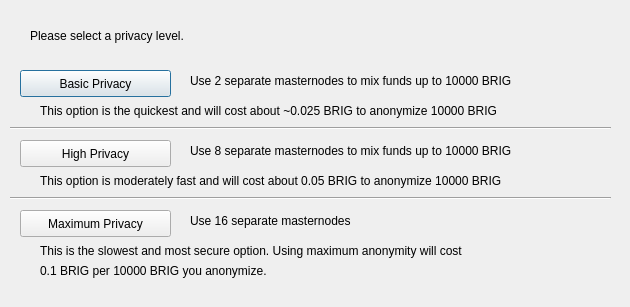
<?xml version="1.0" encoding="UTF-8"?>
<ui version="4.0">
 <class>DarksendConfig</class>
 <widget class="QDialog" name="DarksendConfig">
  <property name="geometry">
   <rect>
    <x>0</x>
    <y>0</y>
    <width>630</width>
    <height>307</height>
   </rect>
  </property>
  <property name="windowTitle">
   <string>Configure Darksend</string>
  </property>
  <widget class="QPushButton" name="buttonBasic">
   <property name="geometry">
    <rect>
     <x>20</x>
     <y>70</y>
     <width>151</width>
     <height>27</height>
    </rect>
   </property>
   <property name="text">
    <string>Basic Privacy</string>
   </property>
  </widget>
  <widget class="QPushButton" name="buttonHigh">
   <property name="geometry">
    <rect>
     <x>20</x>
     <y>140</y>
     <width>151</width>
     <height>27</height>
    </rect>
   </property>
   <property name="text">
    <string>High Privacy</string>
   </property>
  </widget>
  <widget class="QPushButton" name="buttonMax">
   <property name="geometry">
    <rect>
     <x>20</x>
     <y>210</y>
     <width>151</width>
     <height>27</height>
    </rect>
   </property>
   <property name="text">
    <string>Maximum Privacy</string>
   </property>
  </widget>
  <widget class="QLabel" name="label">
   <property name="geometry">
    <rect>
     <x>30</x>
     <y>20</y>
     <width>571</width>
     <height>31</height>
    </rect>
   </property>
   <property name="text">
    <string>Please select a privacy level.</string>
   </property>
  </widget>
  <widget class="QLabel" name="label_2">
   <property name="geometry">
    <rect>
     <x>190</x>
     <y>70</y>
     <width>421</width>
     <height>21</height>
    </rect>
   </property>
   <property name="text">
    <string>Use 2 separate masternodes to mix funds up to 10000 BRIG</string>
   </property>
  </widget>
  <widget class="QLabel" name="label_3">
   <property name="geometry">
    <rect>
     <x>190</x>
     <y>140</y>
     <width>411</width>
     <height>21</height>
    </rect>
   </property>
   <property name="text">
    <string>Use 8 separate masternodes to mix funds up to 10000 BRIG</string>
   </property>
  </widget>
  <widget class="QLabel" name="label_4">
   <property name="geometry">
    <rect>
     <x>190</x>
     <y>210</y>
     <width>421</width>
     <height>21</height>
    </rect>
   </property>
   <property name="text">
    <string>Use 16 separate masternodes</string>
   </property>
  </widget>
  <widget class="QLabel" name="label_6">
   <property name="geometry">
    <rect>
     <x>40</x>
     <y>100</y>
     <width>561</width>
     <height>21</height>
    </rect>
   </property>
   <property name="text">
    <string>This option is the quickest and will cost about ~0.025 BRIG to anonymize 10000 BRIG</string>
   </property>
  </widget>
  <widget class="QLabel" name="label_7">
   <property name="geometry">
    <rect>
     <x>40</x>
     <y>170</y>
     <width>561</width>
     <height>21</height>
    </rect>
   </property>
   <property name="text">
    <string>This option is moderately fast and will cost about 0.05 BRIG to anonymize 10000 BRIG</string>
   </property>
  </widget>
  <widget class="QLabel" name="label_8">
   <property name="geometry">
    <rect>
     <x>40</x>
     <y>240</y>
     <width>561</width>
     <height>21</height>
    </rect>
   </property>
   <property name="text">
    <string>This is the slowest and most secure option. Using maximum anonymity will cost</string>
   </property>
  </widget>
  <widget class="QLabel" name="label_9">
   <property name="geometry">
    <rect>
     <x>40</x>
     <y>260</y>
     <width>561</width>
     <height>21</height>
    </rect>
   </property>
   <property name="text">
    <string>0.1 BRIG per 10000 BRIG you anonymize.</string>
   </property>
  </widget>
  <widget class="Line" name="line">
   <property name="geometry">
    <rect>
     <x>10</x>
     <y>120</y>
     <width>601</width>
     <height>16</height>
    </rect>
   </property>
   <property name="orientation">
    <enum>Qt::Horizontal</enum>
   </property>
  </widget>
  <widget class="Line" name="line_2">
   <property name="geometry">
    <rect>
     <x>10</x>
     <y>190</y>
     <width>601</width>
     <height>16</height>
    </rect>
   </property>
   <property name="orientation">
    <enum>Qt::Horizontal</enum>
   </property>
  </widget>
 </widget>
 <resources/>
 <connections/>
</ui>
